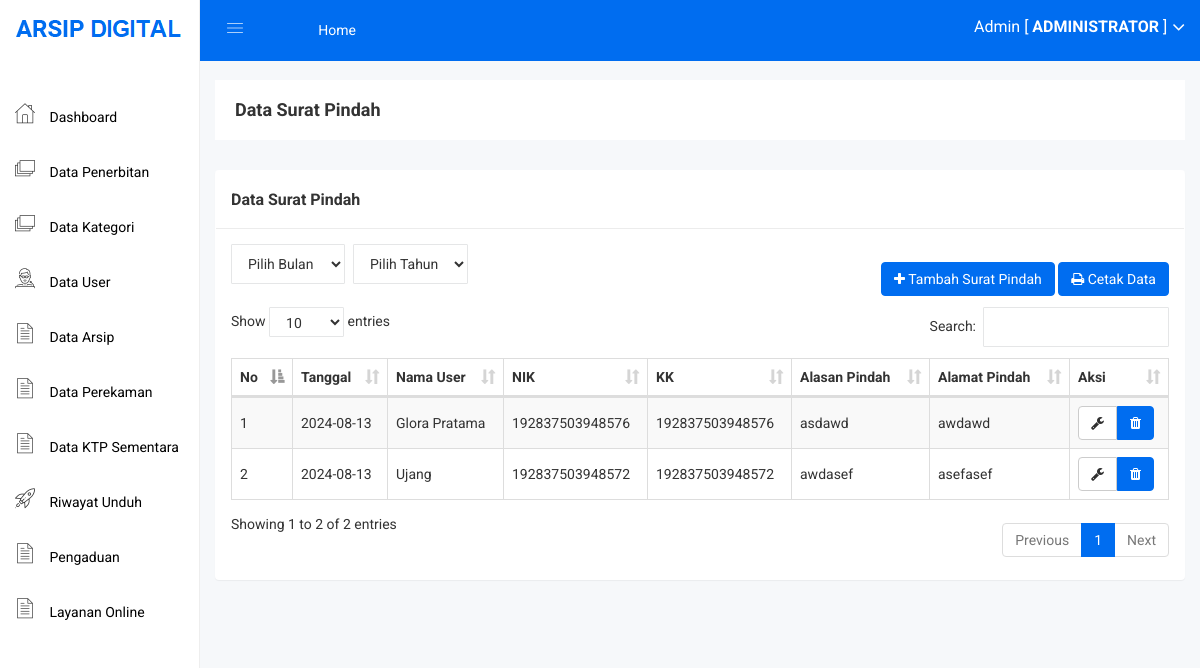
The page /admin/surat_pindah.php (signed in) on the database as committed earlier.
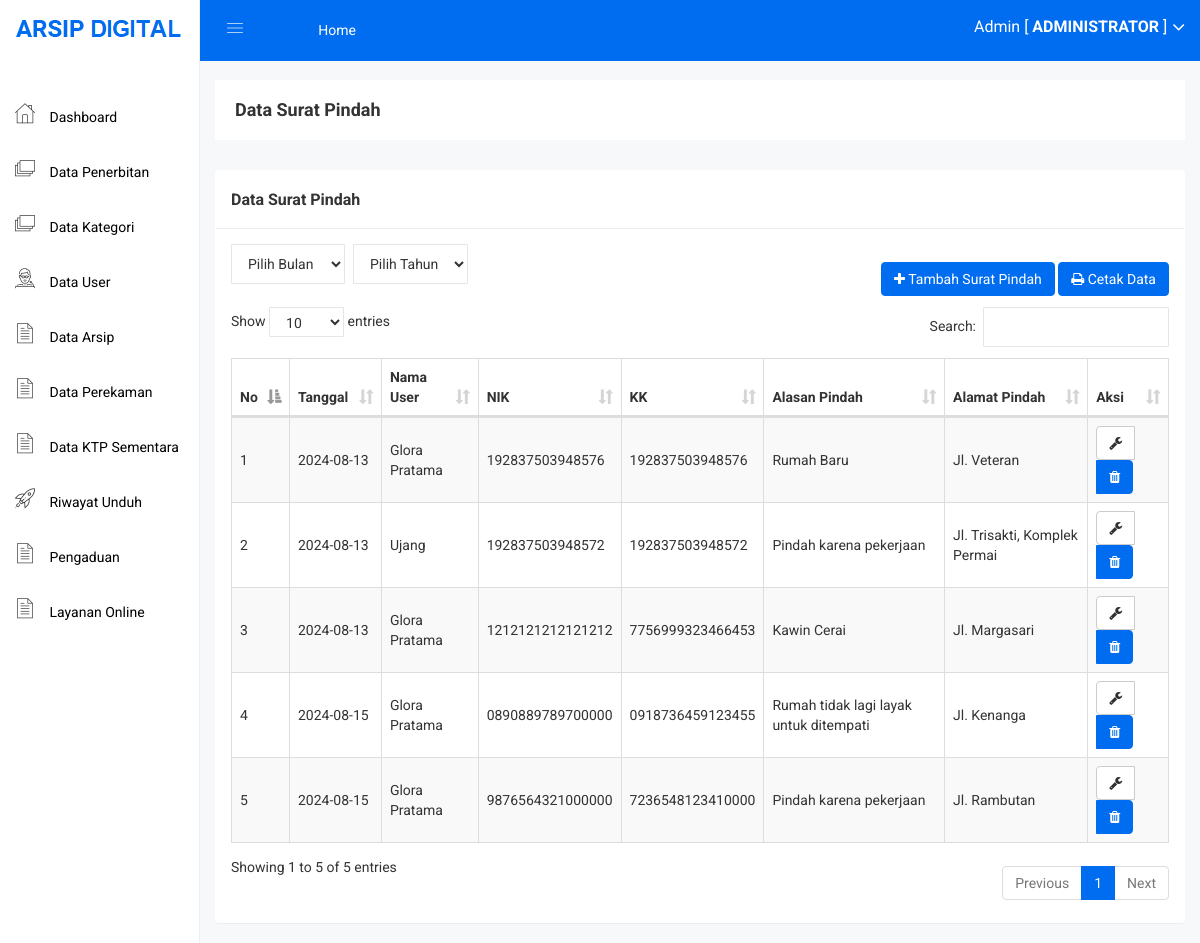
The same page on the database as committed later.
### tables this page shows
CREATE TABLE IF NOT EXISTS `surat_pindah` (
  `id_surat_pindah` int NOT NULL AUTO_INCREMENT,
  `tanggal` date NOT NULL,
  `nama_user` varchar(255) NOT NULL,
  `nik` varchar(20) NOT NULL,
  `kk` varchar(20) NOT NULL,
  `alasan_pindah` text NOT NULL,
  `alamat_pindah` text NOT NULL,
  PRIMARY KEY (`id_surat_pindah`)
);

### admin/surat_pindah.php (the view, shortened to what this page needs)
<?php include 'header.php'; ?>
<br>
<br>
<div class="breadcome-area">
    <div class="container-fluid">
        <div class="row">
            <div class="col-lg-12 col-md-12 col-sm-12 col-xs-12">
                <div class="breadcome-list">
                    <div class="row">
                        <div class="col-lg-6 col-md-6 col-sm-6 col-xs-12">
                            <div class="breadcome-heading">
                                <h4 style="margin-bottom: 0px">Data Surat Pindah</h4>
                            </div>
                        </div>
                    </div>
                </div>
            </div>
        </div>
    </div>
</div>
<div class="container-fluid">
    <div class="panel panel">
        <div class="panel-heading">
            <h3 class="panel-title">Data Surat Pindah</h3>
        </div>
        <div class="panel-body">
            <div class="d-flex align-items-center justify-content-between mb-2">
                <div class="d-flex">
                    <div class="form-group">
                        <?= renderMonthSelect('bulan'); ?>
                    </div>
                    <div class="form-group mx-2">
                        <?= renderYearSelect('tahun', 2020, 2025); ?>
                    </div>
                </div>
                <div>
                    <a href="surat_pindah_tambah.php" class="btn btn-primary"><i class="fa fa-plus"></i> Tambah Surat Pindah</a>
                    <a href="surat_pindah_cetak.php?<?= getUrlParams() ?>" class="btn btn-primary"><i class="fa fa-print"></i> Cetak Data</a>
                </div>
            </div>
            <table id="table" class="table table-bordered table-striped table-hover table-datatable">
                <thead>
                    <tr>
                        <th>No</th>
                        <th>Tanggal</th>
                        <th>Nama User</th>
                        <th>NIK</th>
                        <th>KK</th>
                        <th>Alasan Pindah</th>
                        <th>Alamat Pindah</th>
                        <th>Aksi</th>
                    </tr>
                </thead>
                <tbody>
                    <?php
                    $no = 1;
                    $bulan = isset($_GET['bulan']) ? $_GET['bulan'] : date('m');
                    $tahun = isset($_GET['tahun']) ? $_GET['tahun'] : date('Y');
                    $data = mysqli_query($koneksi, "SELECT * FROM surat_pindah WHERE MONTH(tanggal)='$bulan' AND YEAR(tanggal)='$tahun'");
                    while ($d = mysqli_fetch_array($data)) {
                    ?>
                        <tr>
                            <td><?= $no++; ?></td>
                            <td><?= $d['tanggal']; ?></td>
                            <td><?= $d['nama_user']; ?></td>
                            <td><?= $d['nik']; ?></td>
                            <td><?= $d['kk']; ?></td>
                            <td><?= $d['alasan_pindah']; ?></td>
                            <td><?= $d['alamat_pindah']; ?></td>
                            <td>
                                <div class="btn-group">
                                    <a href="surat_pindah_edit.php?id=<?= $d['id_surat_pindah']; ?>" class="btn btn-default"><i class="fa fa-wrench"></i></a>
                                    <button type="button" class="btn btn-primary" data-toggle="modal" data-target="#deleteModal_<?= $d['id_surat_pindah']; ?>">
                                        <i class="fa fa-trash"></i>
                                    </button>
                                </div>
                            </td>
                        </tr>
                    <?php
                    }
                    ?>
                </tbody>
            </table>
        </div>
    </div>
</div>
<?php include 'footer.php'; ?>

Rows that differ between the two databases and show on the page:
changed surat_pindah: alasan_pindah "asdawd" → "Rumah Baru"; alamat_pindah "awdawd" → "Jl. Veteran"
changed surat_pindah "Ujang": alasan_pindah "awdasef" → "Pindah karena pekerjaan"; alamat_pindah "asefasef" → "Jl. Trisakti, Komplek Permai"
added surat_pindah: tanggal "2024-08-13", nama_user "Glora Pratama", nik "1212121212121212", kk "7756999323466453", alasan_pindah "Kawin Cerai", alamat_pindah "Jl. Margasari"
added surat_pindah: tanggal "2024-08-15", nama_user "Glora Pratama", nik "0890889789700000", kk "0918736459123455", alasan_pindah "Rumah tidak lagi layak untuk ditempati", alamat_pindah "Jl. Kenanga"
added surat_pindah: tanggal "2024-08-15", nama_user "Glora Pratama", nik "9876564321000000", kk "7236548123410000", alasan_pindah "Pindah karena pekerjaan", alamat_pindah "Jl. Rambutan"
Other text that changed with them:
text written by a page script: "Show entries Search: Showing 1 to 2 of 2 entries Previous 1 Next" → "Show entries Search: Showing 1 to 5 of 5 entries Previous 1 Next"
